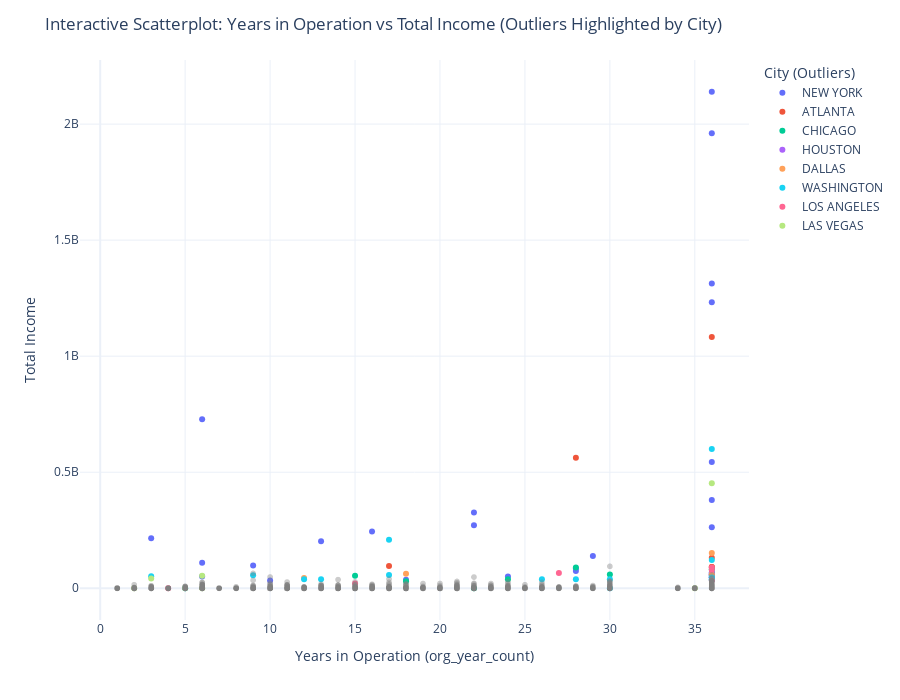

Notebook source saved alongside this figure:
### Code cell
import plotly.express as px
import pandas as pd

# Filter outliers and non-outliers
non_outliers = total[total['outlier'] == False]
outliers = total[total['outlier'] == True]

# Base scatter for non-outliers (in gray)
fig = px.scatter(
    non_outliers,
    x='org_year_count',
    y='total_income',
    opacity=0.4,
    color_discrete_sequence=['gray'],
    hover_data=['name', 'city', 'org_year_count', 'total_income'],
    labels={'org_year_count': 'Years in Operation', 'total_income': 'Total Income'},
)

# Overlay outliers grouped by city (each city gets its own color)
fig_outliers = px.scatter(
    outliers,
    x='org_year_count',
    y='total_income',
    color='city',
    hover_data=['name', 'city', 'org_year_count', 'total_income'],
    labels={'org_year_count': 'Years in Operation', 'total_income': 'Total Income'},
)

# Add the outliers as a new trace group into the base figure
for trace in fig_outliers.data:
    fig.add_trace(trace)

# Customize layout
fig.update_layout(
    title="Interactive Scatterplot: Years in Operation vs Total Income (Outliers Highlighted by City)",
    legend_title="City (Outliers)",
    xaxis_title="Years in Operation (org_year_count)",
    yaxis_title="Total Income",
    template="plotly_white",
    height=700
)

# Show plot
fig.show()

### Figure 1 — Plotly figure (JSON) as saved in the notebook; plotly's stock layout.template omitted (floating-point values rounded to 4 significant figures; data arrays with more than 128 entries replaced by an {"elided": "..."} marker saying what was removed)
{"data": [{"customdata": {"elided": "7679x2 str values"}, "hovertemplate": "Years in Operation=%{x}<br>Total Income=%{y}<br>name=%{customdata[0]}<br>city=%{customdata[1]}<extra></extra>", "legendgroup": "", "marker": {"color": "gray", "opacity": 0.4, "symbol": "circle"}, "mode": "markers", "name": "", "showlegend": false, "type": "scattergl", "x": {"elided": "7679 int values"}, "xaxis": "x", "y": {"elided": "7679 int values"}, "yaxis": "y"}, {"customdata": [["THE HECKSCHER FOUNDATION FOR CHILDREN", "NEW YORK"], ["TARGET ALS FOUNDATION INC", "NEW YORK"], ["S&P GLOBAL FOUNDATION", "NEW YORK"], ["CARNEGIE CORPORATION OF NEW YORK", "NEW YORK"], ["ANDREW W MELLON FOUNDATION", "NEW YORK"], ["ALFRED P SLOAN FOUNDATION", "NEW YORK"], ["WEIZMANN CHAIRS AND SCHOLARSHIPS ENDOWMENT INC", "NEW YORK"], ["UNCOMMON SCHOOLS INC", "NEW YORK"], ["TNTP INC", "NEW YORK"], ["THE POSSE FOUNDATION INC", "NEW YORK"], ["THE OJC FUND", "NEW YORK"], ["THE BARUCH COLLEGE FUND", "NEW YORK"], ["STEPHEN SILLER TUNNEL TO TOWERS FOUNDATION", "NEW YORK"], ["SPONSORS FOR EDUCATIONAL OPPORTUNITY INC", "NEW YORK"], ["RESEARCH FOUNDATION OF THE CITY UNIVERSITY OF NEW YORK", "NEW YORK"], ["NYC SCHOOL SUPPORT SERVICES INC", "NEW YORK"], ["NEW YORK UNIVERSITY IN ABU DHABI CORPORATION", "NEW YORK"], ["NEW LEADERS", "NEW YORK"], ["KIPP NEW YORK INC", "NEW YORK"], ["KANSAS STATE UNIVERSITY FOUNDATION", "NEW YORK"], ["JOAN AND IRWIN JACOBS TECHNION-CORNELL INNOVATION INSTIT", "NEW YORK"], ["HUNTER COLLEGE FOUNDATION INC", "NEW YORK"], ["FOUNDATION FOR CITY COLLEGE", "NEW YORK"], ["F I T STUDENT HOUSING CORPORATION", "NEW YORK"], ["EQUITABLE FACILITIES FUND INC", "NEW YORK"], ["COLLEGE BOARD", "NEW YORK"], ["CITY UNIVERSITY CONSTRUCTION FUND", "NEW YORK"], ["AMERICANS FOR BEN-GURION UNIVERSITY INC", "NEW YORK"], ["AMERICAN FRIENDS OF THE NATIONAL GALLERY LONDON INC", "NEW YORK"]], "hovertemplate": "city=%{customdata[1]}<br>Years in Operation=%{x}<br>Total Income=%{y}<br>name=%{customdata[0]}<extra></extra>", "legendgroup": "NEW YORK", "marker": {"color": "#636efa", "symbol": "circle"}, "mode": "markers", "name": "NEW YORK", "orientation": "v", "showlegend": true, "type": "scatter", "x": [36, 9, 13, 36, 36, 36, 6, 28, 29, 28, 22, 36, 22, 36, 36, 6, 16, 24, 18, 36, 10, 36, 3, 36, 6, 36, 36, 36, 36], "xaxis": "x", "y": [61573934, 98381069, 202612698, 1960457877, 2139447443, 68019132, 51139977, 84601875, 138770582, 73929981, 270965062, 47763559, 326646195, 45696876, 544517959, 727716005, 244574561, 51082057, 36624425, 380243953, 33204502, 57765375, 215783788, 65375084, 109581682, 1232565921, 1313013404, 262898536, 48953637], "yaxis": "y"}, {"customdata": [["SPELMAN COLLEGE SPECIAL VENTURES FUND INC", "ATLANTA"], ["ROBERT W WOODRUFF HEALTH SCIENCES CENTER FUND INC", "ATLANTA"], ["KIPP METRO ATLANTA COLLABORATIVE INC", "ATLANTA"], ["GEORGIA TECH FOUNDATION INC", "ATLANTA"], ["GEORGIA STATE UNIVERSITY RESEARCH FOUNDATION INC", "ATLANTA"], ["GEORGIA STATE UNIVERSITY FOUNDATION INC", "ATLANTA"]], "hovertemplate": "city=%{customdata[1]}<br>Years in Operation=%{x}<br>Total Income=%{y}<br>name=%{customdata[0]}<extra></extra>", "legendgroup": "ATLANTA", "marker": {"color": "#EF553B", "symbol": "circle"}, "mode": "markers", "name": "ATLANTA", "orientation": "v", "showlegend": true, "type": "scatter", "x": [36, 28, 17, 36, 36, 36], "xaxis": "x", "y": [91957849, 562279587, 96072996, 1082495462, 131356979, 91662147], "yaxis": "y"}, {"customdata": [["NATIONAL EQUITY FUND INC", "CHICAGO"], ["ARCELORMITTAL USA FOUNDATION INC", "CHICAGO"], ["YOUTH GUIDANCE", "CHICAGO"], ["FUTURE LEADERS OF AMERICAFOUNDATION INC", "CHICAGO"], ["EMPOWER ILLINOIS", "CHICAGO"], ["CHICAGO COOK WORKFORCE PARTNERSHIP", "CHICAGO"], ["BIG SHOULDERS FUND", "CHICAGO"], ["AFTER SCHOOL MATTERS INC", "CHICAGO"]], "hovertemplate": "city=%{customdata[1]}<br>Years in Operation=%{x}<br>Total Income=%{y}<br>name=%{customdata[0]}<extra></extra>", "legendgroup": "CHICAGO", "marker": {"color": "#00cc96", "symbol": "circle"}, "mode": "markers", "name": "CHICAGO", "orientation": "v", "showlegend": true, "type": "scatter", "x": [30, 22, 36, 18, 15, 28, 36, 24], "xaxis": "x", "y": [58767848, 350229, 54846447, 29963469, 54261503, 89236447, 81838375, 39048125], "yaxis": "y"}, {"customdata": [["UNIVERSITY OF HOUSTON FOUNDATION", "HOUSTON"]], "hovertemplate": "city=%{customdata[1]}<br>Years in Operation=%{x}<br>Total Income=%{y}<br>name=%{customdata[0]}<extra></extra>", "legendgroup": "HOUSTON", "marker": {"color": "#ab63fa", "symbol": "circle"}, "mode": "markers", "name": "HOUSTON", "orientation": "v", "showlegend": true, "type": "scatter", "x": [36], "xaxis": "x", "y": [57598655], "yaxis": "y"}, {"customdata": [["ENOCH TRUST", "DALLAS"], ["SOUTHWESTERN MEDICAL FOUNDATION", "DALLAS"], ["EUGENE HIGGINS CHARITABLE TRUST", "DALLAS"], ["COMMIT2DALLAS", "DALLAS"]], "hovertemplate": "city=%{customdata[1]}<br>Years in Operation=%{x}<br>Total Income=%{y}<br>name=%{customdata[0]}<extra></extra>", "legendgroup": "DALLAS", "marker": {"color": "#FFA15A", "symbol": "circle"}, "mode": "markers", "name": "DALLAS", "orientation": "v", "showlegend": true, "type": "scatter", "x": [18, 36, 36, 12], "xaxis": "x", "y": [62963288, 151924953, 59788573, 43864254], "yaxis": "y"}, {"customdata": [["WINE & SPIRITS WHOLESALERS OF AMERICA INC", "WASHINGTON"], ["US CHAMBER OF COMMERCE FOUNDATION", "WASHINGTON"], ["UNITED NEGRO COLLEGE FUND INC", "WASHINGTON"], ["THE NEA FOUNDATION FOR THE IMPROVEMENT OF EDUCATION", "WASHINGTON"], ["THE MALALA FUND", "WASHINGTON"], ["STUDENT FREEDOM INITIATIVE INC", "WASHINGTON"], ["ST AUGUSTINES UNIVERSITY FOUNDATION", "WASHINGTON"], ["NATIONAL LEAGUE OF CITIES INSTITUTE INC", "WASHINGTON"], ["NATIONAL CENTER FOR RESEARCH IN ADVANCED INFORMATION & DIGITAL TEC", "WASHINGTON"], ["INTERNATIONAL REPUBLICAN INSTITUTE", "WASHINGTON"], ["INTERNATIONAL BACCALAUREATE ORGANIZATION", "WASHINGTON"], ["IBIS GROUP", "WASHINGTON"], ["FOUNDATION FOR DEMOCRACY FOR AFRICA", "WASHINGTON"], ["EDUCATION TRUST INC", "WASHINGTON"], ["DOLLS & DREAMS", "WASHINGTON"], ["DISTRICT OF COLUMBIA COLLEGE ACCESS PROGRAM", "WASHINGTON"], ["AMERICAN ASSOCIATION OF UNIVERSITY WOMEN INC", "WASHINGTON"]], "hovertemplate": "city=%{customdata[1]}<br>Years in Operation=%{x}<br>Total Income=%{y}<br>name=%{customdata[0]}<extra></extra>", "legendgroup": "WASHINGTON", "marker": {"color": "#19d3f3", "symbol": "circle"}, "mode": "markers", "name": "WASHINGTON", "orientation": "v", "showlegend": true, "type": "scatter", "x": [30, 12, 36, 36, 9, 3, 36, 36, 13, 36, 17, 17, 30, 28, 5, 26, 36], "xaxis": "x", "y": [39200988, 38451264, 600210650, 46642189, 56534965, 51574339, 36602372, 37771621, 38492870, 122014060, 209183918, 57008104, 113857, 38247452, 147413, 38315350, 36769394], "yaxis": "y"}, {"customdata": [["SOUTHWESTERN LAW SCHOOL", "LOS ANGELES"], ["MAGNOLIA EDUCATIONAL & RESEARCH FOUNDATION", "LOS ANGELES"], ["KLARE HOLDINGS", "LOS ANGELES"], ["CALIFORNIA STATE UNIVERSITY LOS ANGELES FOUNDATION", "LOS ANGELES"], ["ASSOCIATED STUDENTS UCLA", "LOS ANGELES"], ["AFTER SCHOOL ARTS ACADEMY", "LOS ANGELES"]], "hovertemplate": "city=%{customdata[1]}<br>Years in Operation=%{x}<br>Total Income=%{y}<br>name=%{customdata[0]}<extra></extra>", "legendgroup": "LOS ANGELES", "marker": {"color": "#FF6692", "symbol": "circle"}, "mode": "markers", "name": "LOS ANGELES", "orientation": "v", "showlegend": true, "type": "scatter", "x": [36, 27, 15, 36, 36, 4], "xaxis": "x", "y": [89682086, 66232745, 20876670, 32943482, 78805652, 24750], "yaxis": "y"}, {"customdata": [["JAMES S & PEGGY M LIVINGSTON EDUCATIONAL TRUST", "LAS VEGAS"], ["UNIVERSITY OF NEVADA LAS VEGAS FOUNDATION", "LAS VEGAS"], ["TRAUMA RECOVERY YOGA", "LAS VEGAS"], ["SOHRAN EDUCATION FOR LIVE", "LAS VEGAS"], ["PANDA CARES FOUNDATION INC", "LAS VEGAS"], ["NEVADA HEALTH AND BIOSCIENCE ASSET CORPORATION", "LAS VEGAS"], ["LAS VEGAS DIVERSITY FC", "LAS VEGAS"]], "hovertemplate": "city=%{customdata[1]}<br>Years in Operation=%{x}<br>Total Income=%{y}<br>name=%{customdata[0]}<extra></extra>", "legendgroup": "LAS VEGAS", "marker": {"color": "#B6E880", "symbol": "circle"}, "mode": "markers", "name": "LAS VEGAS", "orientation": "v", "showlegend": true, "type": "scatter", "x": [35, 36, 5, 2, 6, 3, 6], "xaxis": "x", "y": [249784, 452562126, 106225, 178503, 53586880, 41486836, 166822], "yaxis": "y"}], "layout": {"height": 700, "legend": {"title": {"text": "City (Outliers)"}, "tracegroupgap": 0}, "margin": {"t": 60}, "title": {"text": "Interactive Scatterplot: Years in Operation vs Total Income (Outliers Highlighted by City)"}, "xaxis": {"anchor": "y", "domain": [0, 1], "title": {"text": "Years in Operation (org_year_count)"}}, "yaxis": {"anchor": "x", "domain": [0, 1], "title": {"text": "Total Income"}}}}
